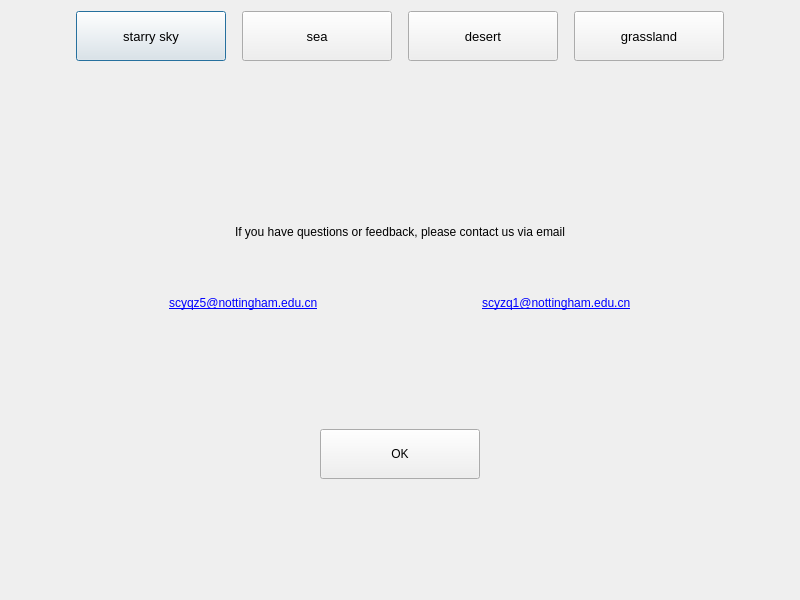
<?xml version="1.0" encoding="UTF-8"?>
<ui version="4.0">
 <class>Dialog</class>
 <widget class="QDialog" name="Dialog">
  <property name="geometry">
   <rect>
    <x>0</x>
    <y>0</y>
    <width>800</width>
    <height>600</height>
   </rect>
  </property>
  <property name="windowTitle">
   <string>Dialog</string>
  </property>
  <layout class="QGridLayout" name="gridLayout_3">
   <item row="0" column="0">
    <layout class="QGridLayout" name="gridLayout_2">
     <item row="0" column="0">
      <layout class="QHBoxLayout" name="horizontalLayout_12">
       <item>
        <spacer name="horizontalSpacer_8">
         <property name="orientation">
          <enum>Qt::Horizontal</enum>
         </property>
         <property name="sizeHint" stdset="0">
          <size>
           <width>13</width>
           <height>20</height>
          </size>
         </property>
        </spacer>
       </item>
       <item>
        <widget class="QPushButton" name="btn_1">
         <property name="sizePolicy">
          <sizepolicy hsizetype="Fixed" vsizetype="Fixed">
           <horstretch>0</horstretch>
           <verstretch>0</verstretch>
          </sizepolicy>
         </property>
         <property name="minimumSize">
          <size>
           <width>150</width>
           <height>50</height>
          </size>
         </property>
         <property name="maximumSize">
          <size>
           <width>150</width>
           <height>50</height>
          </size>
         </property>
         <property name="font">
          <font>
           <family>Arial</family>
           <pointsize>10</pointsize>
          </font>
         </property>
         <property name="text">
          <string>starry sky</string>
         </property>
        </widget>
       </item>
       <item>
        <spacer name="horizontalSpacer_23">
         <property name="orientation">
          <enum>Qt::Horizontal</enum>
         </property>
         <property name="sizeType">
          <enum>QSizePolicy::Fixed</enum>
         </property>
         <property name="sizeHint" stdset="0">
          <size>
           <width>10</width>
           <height>20</height>
          </size>
         </property>
        </spacer>
       </item>
       <item>
        <widget class="QPushButton" name="btn_2">
         <property name="sizePolicy">
          <sizepolicy hsizetype="Fixed" vsizetype="Fixed">
           <horstretch>0</horstretch>
           <verstretch>0</verstretch>
          </sizepolicy>
         </property>
         <property name="minimumSize">
          <size>
           <width>150</width>
           <height>50</height>
          </size>
         </property>
         <property name="maximumSize">
          <size>
           <width>150</width>
           <height>50</height>
          </size>
         </property>
         <property name="font">
          <font>
           <family>Arial</family>
           <pointsize>10</pointsize>
          </font>
         </property>
         <property name="text">
          <string>sea</string>
         </property>
        </widget>
       </item>
       <item>
        <spacer name="horizontalSpacer_24">
         <property name="orientation">
          <enum>Qt::Horizontal</enum>
         </property>
         <property name="sizeType">
          <enum>QSizePolicy::Fixed</enum>
         </property>
         <property name="sizeHint" stdset="0">
          <size>
           <width>10</width>
           <height>20</height>
          </size>
         </property>
        </spacer>
       </item>
       <item>
        <widget class="QPushButton" name="btn_3">
         <property name="sizePolicy">
          <sizepolicy hsizetype="Fixed" vsizetype="Fixed">
           <horstretch>0</horstretch>
           <verstretch>0</verstretch>
          </sizepolicy>
         </property>
         <property name="minimumSize">
          <size>
           <width>150</width>
           <height>50</height>
          </size>
         </property>
         <property name="maximumSize">
          <size>
           <width>150</width>
           <height>50</height>
          </size>
         </property>
         <property name="font">
          <font>
           <family>Arial</family>
           <pointsize>10</pointsize>
          </font>
         </property>
         <property name="text">
          <string>desert</string>
         </property>
        </widget>
       </item>
       <item>
        <spacer name="horizontalSpacer_25">
         <property name="orientation">
          <enum>Qt::Horizontal</enum>
         </property>
         <property name="sizeType">
          <enum>QSizePolicy::Fixed</enum>
         </property>
         <property name="sizeHint" stdset="0">
          <size>
           <width>10</width>
           <height>20</height>
          </size>
         </property>
        </spacer>
       </item>
       <item>
        <widget class="QPushButton" name="btn_4">
         <property name="sizePolicy">
          <sizepolicy hsizetype="Fixed" vsizetype="Fixed">
           <horstretch>0</horstretch>
           <verstretch>0</verstretch>
          </sizepolicy>
         </property>
         <property name="minimumSize">
          <size>
           <width>150</width>
           <height>50</height>
          </size>
         </property>
         <property name="maximumSize">
          <size>
           <width>150</width>
           <height>50</height>
          </size>
         </property>
         <property name="font">
          <font>
           <family>Arial</family>
           <pointsize>10</pointsize>
          </font>
         </property>
         <property name="text">
          <string>grassland</string>
         </property>
        </widget>
       </item>
       <item>
        <spacer name="horizontalSpacer_9">
         <property name="orientation">
          <enum>Qt::Horizontal</enum>
         </property>
         <property name="sizeHint" stdset="0">
          <size>
           <width>13</width>
           <height>20</height>
          </size>
         </property>
        </spacer>
       </item>
      </layout>
     </item>
     <item row="1" column="0">
      <layout class="QGridLayout" name="gridLayout">
       <item row="3" column="0">
        <spacer name="verticalSpacer">
         <property name="orientation">
          <enum>Qt::Vertical</enum>
         </property>
         <property name="sizeHint" stdset="0">
          <size>
           <width>20</width>
           <height>40</height>
          </size>
         </property>
        </spacer>
       </item>
       <item row="0" column="1">
        <spacer name="verticalSpacer_2">
         <property name="orientation">
          <enum>Qt::Vertical</enum>
         </property>
         <property name="sizeHint" stdset="0">
          <size>
           <width>20</width>
           <height>40</height>
          </size>
         </property>
        </spacer>
       </item>
       <item row="4" column="0" colspan="2">
        <layout class="QHBoxLayout" name="horizontalLayout_3">
         <item>
          <spacer name="horizontalSpacer_5">
           <property name="orientation">
            <enum>Qt::Horizontal</enum>
           </property>
           <property name="sizeHint" stdset="0">
            <size>
             <width>40</width>
             <height>20</height>
            </size>
           </property>
          </spacer>
         </item>
         <item>
          <widget class="QPushButton" name="pushButton">
           <property name="sizePolicy">
            <sizepolicy hsizetype="Fixed" vsizetype="Fixed">
             <horstretch>100</horstretch>
             <verstretch>0</verstretch>
            </sizepolicy>
           </property>
           <property name="minimumSize">
            <size>
             <width>160</width>
             <height>50</height>
            </size>
           </property>
           <property name="font">
            <font>
             <family>Arial</family>
            </font>
           </property>
           <property name="text">
            <string>OK</string>
           </property>
          </widget>
         </item>
         <item>
          <spacer name="horizontalSpacer_6">
           <property name="orientation">
            <enum>Qt::Horizontal</enum>
           </property>
           <property name="sizeHint" stdset="0">
            <size>
             <width>40</width>
             <height>20</height>
            </size>
           </property>
          </spacer>
         </item>
        </layout>
       </item>
       <item row="5" column="0">
        <spacer name="verticalSpacer_3">
         <property name="orientation">
          <enum>Qt::Vertical</enum>
         </property>
         <property name="sizeHint" stdset="0">
          <size>
           <width>20</width>
           <height>40</height>
          </size>
         </property>
        </spacer>
       </item>
       <item row="1" column="0" colspan="2">
        <layout class="QHBoxLayout" name="horizontalLayout">
         <item>
          <spacer name="horizontalSpacer">
           <property name="orientation">
            <enum>Qt::Horizontal</enum>
           </property>
           <property name="sizeHint" stdset="0">
            <size>
             <width>40</width>
             <height>20</height>
            </size>
           </property>
          </spacer>
         </item>
         <item>
          <widget class="QLabel" name="label">
           <property name="sizePolicy">
            <sizepolicy hsizetype="Expanding" vsizetype="Expanding">
             <horstretch>0</horstretch>
             <verstretch>0</verstretch>
            </sizepolicy>
           </property>
           <property name="font">
            <font>
             <family>Arial</family>
            </font>
           </property>
           <property name="text">
            <string>If you have questions or feedback, please contact us via email</string>
           </property>
          </widget>
         </item>
         <item>
          <spacer name="horizontalSpacer_2">
           <property name="orientation">
            <enum>Qt::Horizontal</enum>
           </property>
           <property name="sizeHint" stdset="0">
            <size>
             <width>40</width>
             <height>20</height>
            </size>
           </property>
          </spacer>
         </item>
        </layout>
       </item>
       <item row="2" column="0" colspan="2">
        <layout class="QHBoxLayout" name="horizontalLayout_2">
         <item>
          <spacer name="horizontalSpacer_3">
           <property name="orientation">
            <enum>Qt::Horizontal</enum>
           </property>
           <property name="sizeHint" stdset="0">
            <size>
             <width>40</width>
             <height>20</height>
            </size>
           </property>
          </spacer>
         </item>
         <item>
          <widget class="QLabel" name="label_2">
           <property name="sizePolicy">
            <sizepolicy hsizetype="Fixed" vsizetype="Fixed">
             <horstretch>0</horstretch>
             <verstretch>0</verstretch>
            </sizepolicy>
           </property>
           <property name="font">
            <font>
             <family>Arial</family>
            </font>
           </property>
           <property name="text">
            <string>&lt;html&gt;&lt;head/&gt;&lt;body&gt;&lt;p&gt;&lt;a href=&quot;scyqz5@nottingham.edu.cn&quot;&gt;&lt;span style=&quot; text-decoration: underline; color:#0000ff;&quot;&gt;scyqz5@nottingham.edu.cn&lt;/span&gt;&lt;/a&gt;&lt;/p&gt;&lt;/body&gt;&lt;/html&gt;</string>
           </property>
          </widget>
         </item>
         <item>
          <spacer name="horizontalSpacer_4">
           <property name="orientation">
            <enum>Qt::Horizontal</enum>
           </property>
           <property name="sizeHint" stdset="0">
            <size>
             <width>40</width>
             <height>20</height>
            </size>
           </property>
          </spacer>
         </item>
         <item>
          <widget class="QLabel" name="label_3">
           <property name="font">
            <font>
             <family>Arial</family>
            </font>
           </property>
           <property name="text">
            <string>&lt;html&gt;&lt;head/&gt;&lt;body&gt;&lt;p&gt;&lt;a href=&quot;scyqz5@nottingham.edu.cn&quot;&gt;&lt;span style=&quot; text-decoration: underline; color:#0000ff;&quot;&gt;scyzq1@nottingham.edu.cn&lt;/span&gt;&lt;/a&gt;&lt;/p&gt;&lt;/body&gt;&lt;/html&gt;</string>
           </property>
          </widget>
         </item>
         <item>
          <spacer name="horizontalSpacer_7">
           <property name="orientation">
            <enum>Qt::Horizontal</enum>
           </property>
           <property name="sizeHint" stdset="0">
            <size>
             <width>40</width>
             <height>20</height>
            </size>
           </property>
          </spacer>
         </item>
        </layout>
       </item>
      </layout>
     </item>
    </layout>
   </item>
  </layout>
 </widget>
 <resources/>
 <connections/>
</ui>
